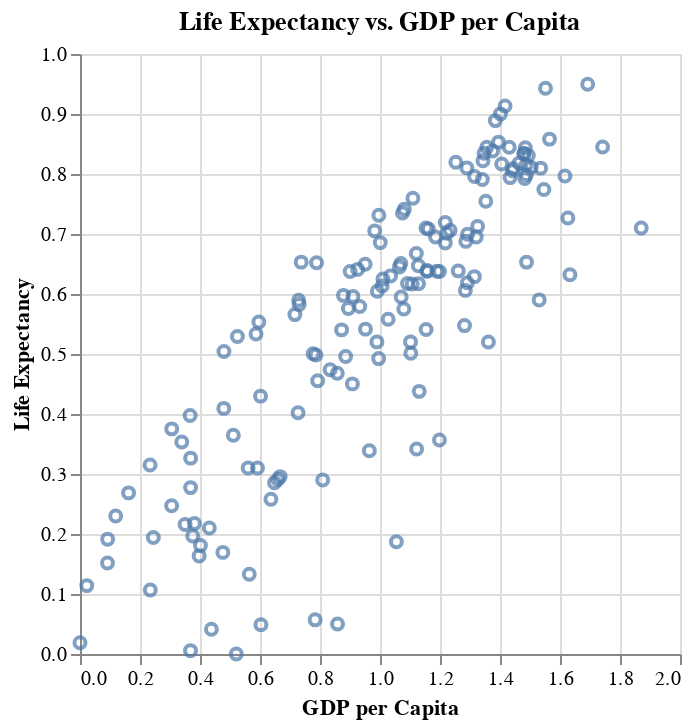

Notebook cell for this chart:
### Code cell
# A) Scatter Plot from happy_header
#    Plot life_expectancy (y-axis) vs gdp_per_capita (x-axis).
scatter = alt.Chart(happy_header).mark_point().encode(
    x=alt.X('gdp_per_capita', title='GDP per Capita'),
    y=alt.Y('life_expectancy', title='Life Expectancy')
).properties(
    title='Life Expectancy vs. GDP per Capita'
)

scatter

### Figure 1 — Vega-Lite specification as saved in the notebook (floating-point values rounded to 4 significant figures; data arrays with more than 128 entries replaced by an {"elided": "..."} marker saying what was removed)
{"config": {"view": {"continuousWidth": 300, "continuousHeight": 300}}, "data": {"name": "data-4a3c1acf4366a7616f0cc51d28799112"}, "mark": {"type": "point"}, "encoding": {"x": {"field": "gdp_per_capita", "title": "GDP per Capita", "type": "quantitative"}, "y": {"field": "life_expectancy", "title": "Life Expectancy", "type": "quantitative"}}, "title": "Life Expectancy vs. GDP per Capita", "$schema": "https://vega.github.io/schema/vega-lite/v5.20.1.json", "datasets": {"data-4a3c1acf4366a7616f0cc51d28799112": {"elided": "155 records"}}}
